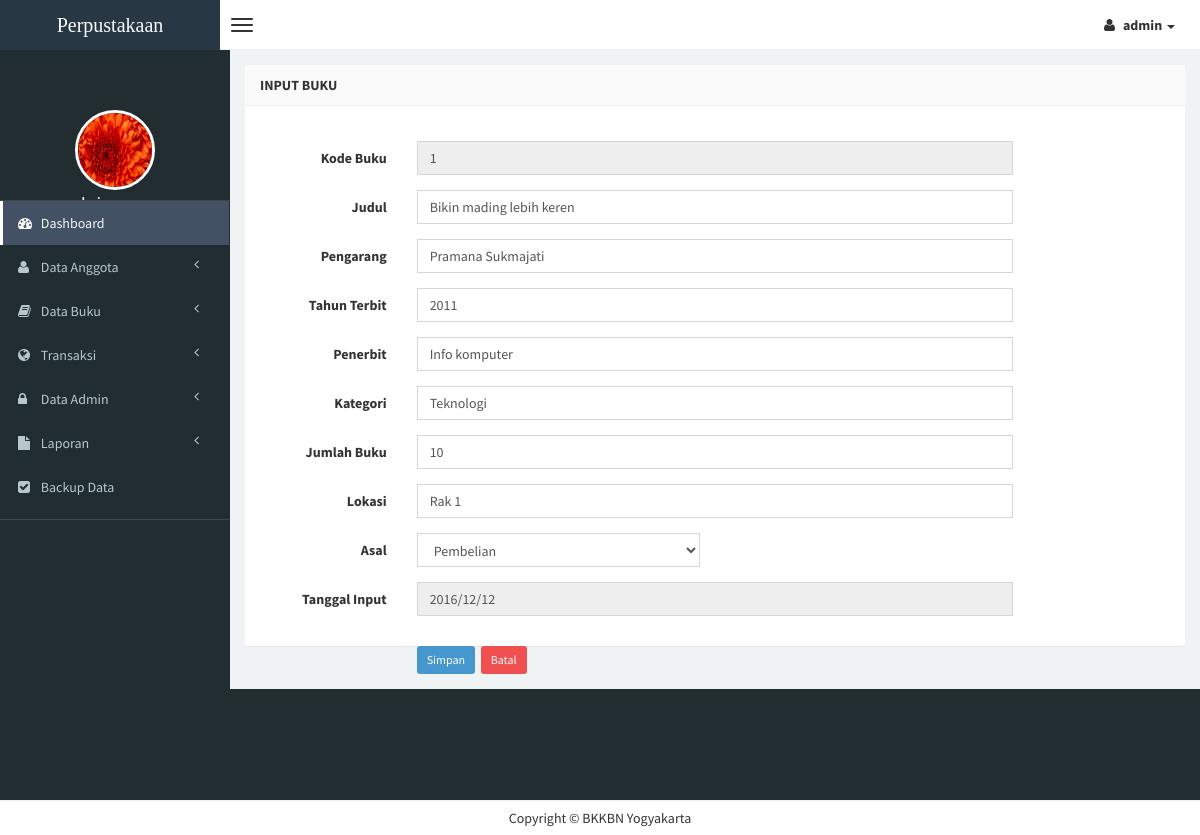
Screenshot of /admin/edit-buku.php?hal=edit&kd=1 (signed in) with the database file from the repository.
### tables this page shows
CREATE TABLE `data_buku` (
  `id_buku` int(5) NOT NULL,
  `judul` varchar(30) NOT NULL,
  `pengarang` varchar(30) NOT NULL,
  `th_terbit` varchar(4) NOT NULL,
  `penerbit` varchar(30) NOT NULL,
  `kategori` varchar(30) NOT NULL,
  `jumlah_buku` int(2) NOT NULL,
  `lokasi` varchar(15) NOT NULL,
  `asal` varchar(15) NOT NULL,
  `tgl_input` varchar(20) NOT NULL,
  `gambar` text NOT NULL
);

### admin/edit-buku.php (the view, shortened to what this page needs)
<?php
if (empty($_SESSION['username'])){
	header('location:../index.php');
} else {
?>
<!DOCTYPE html>
<html>
<?php require 'head.php'; ?>
      <body class="skin-black">
        <header class="header">
            <a href="index.php" class="logo">
                Perpustakaan
            </a>
            <nav class="navbar navbar-static-top" role="navigation">
                <a href="#" class="navbar-btn sidebar-toggle" data-toggle="offcanvas" role="button">
                    <span class="icon-bar"></span>
                    <span class="icon-bar"></span>
                    <span class="icon-bar"></span>
                </a>
                <div class="navbar-right">
                    <ul class="nav navbar-nav">
                        <li class="dropdown user user-menu">
                            <a href="#" class="dropdown-toggle" data-toggle="dropdown">
                                <i class="fa fa-user"></i>
                                <span><?php echo $_SESSION['fullname']; ?> <i class="caret"></i></span>
                            </a>
                                </li>
                            </ul>
                        </div>
                    </nav>
                </header>
                <?php require 'sess_time.php'; } ?>
                <div class="wrapper row-offcanvas row-offcanvas-left">
                    <aside class="left-side sidebar-offcanvas">
                        <section class="sidebar">
                            <div class="user-panel">
                                <div>
                                    <center><img src="<?php echo $_SESSION['gambar']; ?>" height="80" width="80" class="img-circle" alt="User Image" style="border: 3px solid white;" /></center>
                                </div>
                                <div class="info">
                                    <center><p><?php echo $_SESSION['fullname']; ?></p></center>
                                </div>
                            </div>
                            <?php include "menu.php"; ?>
                        </section>
                    </aside>
                    <aside class="right-side">
                <section class="content">
                    <div class="row">
                        <div class="col-xs-12">
                            <div class="panel">
                                <header class="panel-heading">
                                    <b>Input Buku</b>
                                </header>
                    <?php
                    $query = mysql_query("SELECT * FROM data_buku WHERE id_buku='$_GET[kd]'");
                    $data  = mysql_fetch_array($query);
                    ?>
                                <div class="panel-body">
                      <form class="form-horizontal style-form" style="margin-top: 20px;" action="update-buku.php" method="post" enctype="multipart/form-data" name="form1" id="form1">
                          <div class="form-group">
                              <label class="col-sm-2 col-sm-2 control-label">Kode Buku</label>
                              <div class="col-sm-8">
                                  <input name="id" type="text" id="id" class="form-control" value="<?php echo $data['id_buku']; ?>" autofocus="on" readonly="readonly" />
                              </div>
                          </div>
                          <div class="form-group">
                              <label class="col-sm-2 col-sm-2 control-label">Judul</label>
                              <div class="col-sm-8">
                                  <input name="judul" type="text" id="judul" class="form-control" autocomplete="off" value="<?php echo $data['judul']; ?>" required="" />
                              </div>
                          </div>
                          <div class="form-group">
                              <label class="col-sm-2 col-sm-2 control-label">Pengarang</label>
                              <div class="col-sm-8">
                                  <input name="pengarang" type="text" id="pengarang" class="form-control" autocomplete="off" value="<?php echo $data['pengarang']; ?>" required="" />
                              </div>
                          </div>
                          <div class="form-group">
                              <label class="col-sm-2 col-sm-2 control-label">Tahun Terbit</label>
                              <div class="col-sm-8">
                                  <input name="th_terbit" type="text" id="th_terbit" class="form-control" autocomplete="off" value="<?php echo $data['th_terbit']; ?>" required="" />
                              </div>
                          </div>
                          <div class="form-group">
                              <label class="col-sm-2 col-sm-2 control-label">Penerbit</label>
                              <div class="col-sm-8">
                                  <input name="penerbit" type="text" id="penerbit" class="form-control" autocomplete="off" value="<?php echo $data['penerbit']; ?>" required="" />
                              </div>
                          </div>
                          <div class="form-group">
                              <label class="col-sm-2 col-sm-2 control-label">Kategori</label>
                              <div class="col-sm-8">
                                  <input name="kategori" type="text" id="Kategori" class="form-control" autocomplete="off" value="<?php echo $data['kategori']; ?>" required="" />
                              </div>
                         </div>
                          <div class="form-group">
                              <label class="col-sm-2 col-sm-2 control-label">Jumlah Buku</label>
                              <div class="col-sm-8">
                                  <input name="jumlah_buku" type="text" id="jumlah_buku" class="form-control" autocomplete="off" value="<?php echo $data['jumlah_buku']; ?>" required />
                              </div>
                          </div>
                          <div class="form-group">
                              <label class="col-sm-2 col-sm-2 control-label">Lokasi</label>
                              <div class="col-sm-8">
                                  <input name="lokasi" type="text" id="lokasi" class="form-control" autocomplete="off" value="<?php echo $data['lokasi']; ?>" required />
                              </div>
                          </div>
                          <div class="form-group">
                              <label class="col-sm-2 col-sm-2 control-label">Asal</label>
                              <div class="col-sm-4">
                                  <select class="form-control" name="asal" id="asal" required >
                                  <option value="P" <?php if($data['asal']=="P") echo "selected"; ?>> Pembelian</option>
                                  </select>
                              </div>
                          </div>
                          <div class="form-group">
                              <label class="col-sm-2 col-sm-2 control-label">Tanggal Input</label>
                              <div class="col-sm-8">
                                  <input name="tgl_input" type="text" id="tgl_input" class="form-control" autocomplete="off" value="<?php echo $data['tgl_input']; ?>" readonly="readonly" />
                              </div>
                          </div>
                          </div>
                          <div class="form-group" style="margin-bottom: 20px;">
                              <label class="col-sm-2 col-sm-2 control-label"></label>
                              <div class="col-sm-8">
                                  <input type="submit" value="Simpan" class="btn btn-sm btn-primary" />&nbsp;
                                  <a href="buku.php" class="btn btn-sm btn-danger"> Batal</a>
                              </div>
                          </div>
                                </div>
                            </div>
                        </div>
                    </div>
                <div class="footer-main">
                    Copyright &copy  BKKBN Yogyakarta
                </div>
</body>
</html>

### rows the page displays
data_buku: id "1", judul "Bikin mading lebih keren", pengarang "Pramana Sukmajati", th_terbit "2011", penerbit "Info komputer", kategori "Teknologi", jumlah_buku "10", lokasi "Rak 1", asal "Pembelian", tgl_input "2016/12/12"

### other values shown
$_SESSION['fullname'] "admin"
